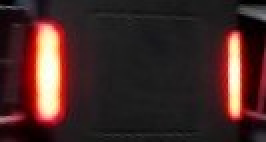
#> input picture imageProcessing/armourdetection/robot2_armorplate.jpg, 133 x 71 px (shown 2 times larger)
$ python armor_plate.py
#> lines starting #> are read from the running program, lines starting #| are printed output that depends on the picture; after the words box and inside, x2 and y2 are one past the last pixel; in counts of white or black regions, pixels touching at a corner belong together
import cv2

method = cv2.TM_SQDIFF_NORMED

small_image = cv2.imread('robot2_armorplate.jpg')
#> small_image is the input picture: shape (71, 133, 3); mean B, G, R 38.4, 40.3, 65.3
large_image = cv2.imread('robot2.jpg')
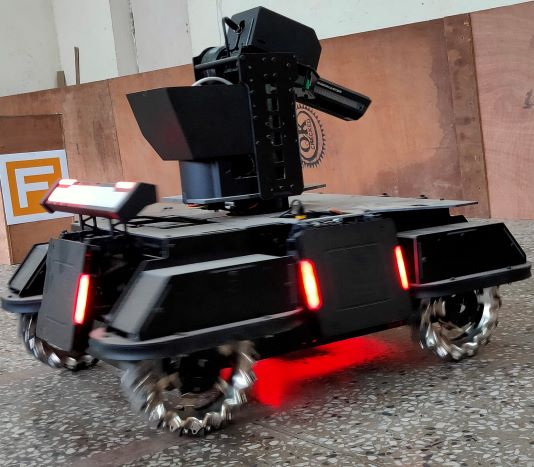
#> input picture imageProcessing/armourdetection/robot2.jpg, 534 x 467 px
#> large_image is the input picture: shape (467, 534, 3); mean B, G, R 86.4, 90.7, 107.1

result = cv2.matchTemplate(small_image, large_image, method)
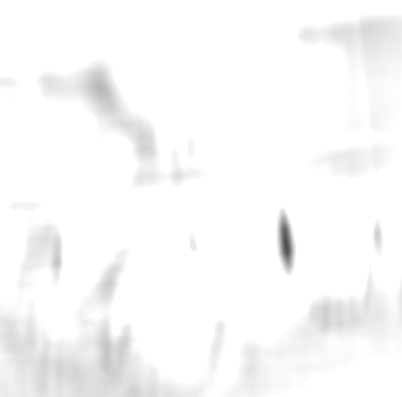
#> result: shape (397, 402) float32; min 0.308, max 1, mean 0.978

mn,_,mnLoc,_ = cv2.minMaxLoc(result)
#> mn = 0.308; mnLoc = (286, 245)

MPx,MPy = mnLoc
#> MPx = 286; MPy = 245

trows,tcols = small_image.shape[:2]
#> trows = 71; tcols = 133


cv2.rectangle(large_image, (MPx,MPy),(MPx+tcols,MPy+trows),(0,255,0),2)
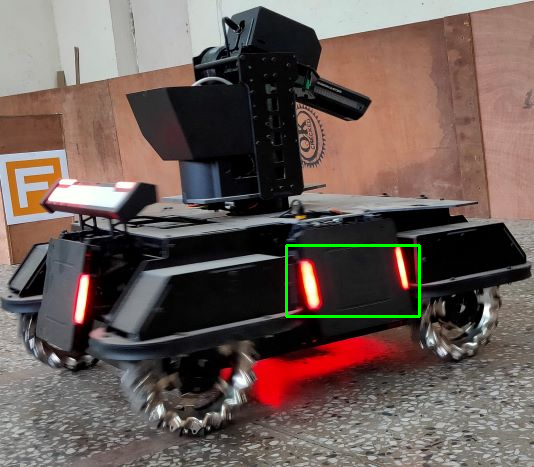
#> large_image: shape (467, 534, 3); 0.49% of pixels changed, all inside (x1, y1, x2, y2) = (285, 244, 421, 318)

cv2.imshow('output',large_image)

cv2.waitKey(0)
